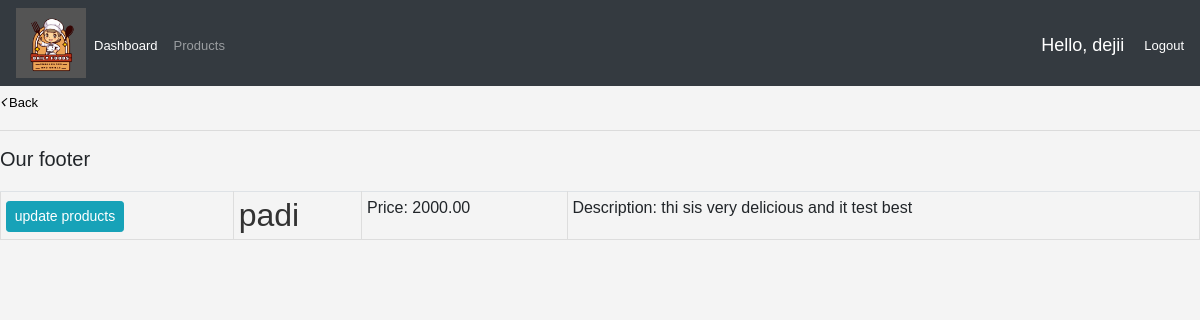
/products/1/ (signed in), run on the app's committed database.
### smallchops/models.py (models this page shows, shortened)
class Product(models.Model):
    name = models.CharField(max_length=200, null=True)
    price = models.DecimalField(max_digits=7, decimal_places=2)
    description = models.TextField( max_length=500, null=True)
    date_created = models.DateTimeField(auto_now_add=True, null=True)
    category = models.ManyToManyField(Category, related_name='products')
    image = models.ImageField( upload_to="products/", null=True, blank=True)

### smallchops/decorators.py (the view)
        def wrapper_func(request, *args, **kwargs):
            group = None
            if request.user.groups.exists():
                group = request.user.groups.all()[0].name
            if group in allowed_roles:
              return view_func(request, *args, **kwargs)
            else:
                return HttpResponse('you are not allowed to view this page')

### smallchops/views.py (called while the page is built)
@login_required(login_url='login')
@allowed_users(allowed_roles=['admin'])
def product_detail(request, pk):
    product = get_object_or_404(Product, pk=pk)
    return render(request, 'admin/product_detail.html', {'product': product})

### templates/admin/product_detail.html (shortened to what this page needs)
{% extends 'admin/base.html' %}
{% block content %}
<a href="{% url 'product_list' %}"><i style='font-size:15px' class='fas fa-angle-left'></i> Back</a>
<table class=" table table-sm">
  <tr>
    <td><a class="btn btn-sm btn-info"  href="{% url 'product_update' product.id %}">update products</a></td>
    <td><h2>{{ product.name }}</h2></td>
    <td><p>Price: {{ product.price }}</p></td>
    <td><p>Description: {{ product.description }}</p></td>
  </tr>
{% endblock %}

### templates/admin/Navbar.html (shortened to what this page needs)
{% load static %}
<nav class="navbar navbar-expand-lg navbar-dark bg-dark">
    <Img src="{% static 'images/logo/Logo2.png' %}" height="70px" width="70px">
    <div class="collapse navbar-collapse" id="navbarNavAltMarkup">
      <ul class="navbar-nav">
        <li class="navbar-nav">
        <a class="nav-link active" href="{% url 'home' %}">Dashboard</a>
        </li>
        <li class="navbar-nav">
        <a class="nav-link" href="{% url 'product_list' %}">Products</a>
        </li>
      </ul>
    </div>
    <a class="hello-msg" href="{% url 'daily_total' %}">Hello, {{ request.user }}</a>
    <span><a class="cate" href="{% url 'logout' %}">Logout</a></span>
</nav>

### static/css/real.css (style rules this page uses)
body { background-color: #ebeff5; }

### static/css/admin.css (style rules this page uses)
body, h1, h2, p, ul, li { margin: 0; padding: 0; }
body { font-family: Arial, sans-serif; background-color: #f4f4f4; }
.cate { color: white; }
h2 { color: #333; }
a { text-decoration: none; color: #3498db; }
body, h1, h2, h3, p, ul, li { margin: 0; padding: 0; }
ul { list-style: none; }
li { margin-bottom: 10px; }
table { width: 100%; border-collapse: collapse; margin-top: 20px; }
th, td { border: 1px solid #ddd; padding: 8px; text-align: left; }
.hello-msg { font-size: 18px; color: #fff; margin-right: 20px; }
a { display: block; margin-top: 5px; text-decoration: none; color: black; font-size: small; }

### data on the page
Product: name "padi", price "2000.00", description "thi sis very delicious and it test best"

### other printed values
{{ request.user }} "dejii"
